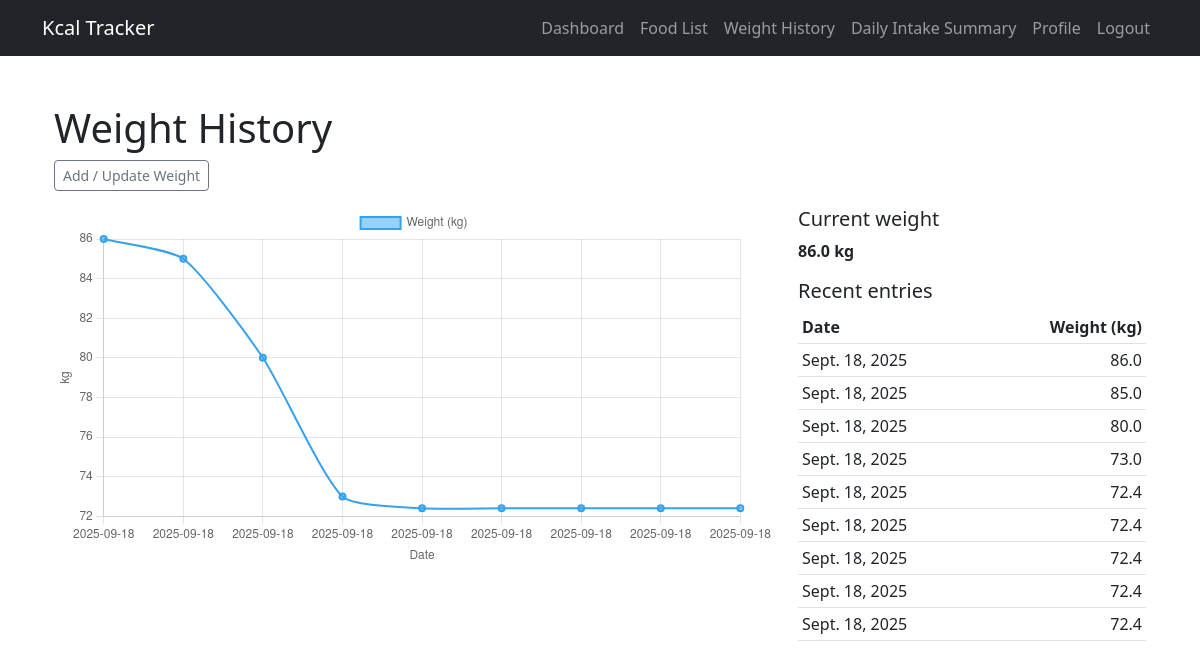
Page /tracker/history/ (signed in) on the committed database.
### tracker/models.py (models this page shows, shortened)
class Profile(models.Model):
    SEX_CHOICES = (
        ('M', 'Male'),
        ('F', 'Female'),
    )
    GOAL_CHOICES = (
        ('lose', 'Lose Weight'),
        ('maintain', 'Maintain'),
        ('gain', 'Gain Weight'),
    )
    user = models.OneToOneField(User, on_delete=models.CASCADE)
    age = models.PositiveIntegerField(default=20)
    sex = models.CharField(max_length=1, choices=SEX_CHOICES, default='M')
    height_cm = models.FloatField(default=170)
    weight_kg = models.FloatField(default=65)
    activity_factor = models.FloatField(default=1.4)  # 1.2 sedentary → 1.9 very active
    goal = models.CharField(max_length=10, choices=GOAL_CHOICES, default='maintain')

class WeightEntry(models.Model):
    user = models.ForeignKey(User, on_delete=models.CASCADE, related_name='weight_entries')
    weight_kg = models.FloatField()
    recorded_at = models.DateTimeField(default=timezone.now)
    class Meta:
        ordering = ['-recorded_at']  # newest first

### tracker/views.py (the view)
# urls.py: path('history/', views.weight_history, name='weight_history'),
@login_required
def weight_history(request):
    entries = WeightEntry.objects.filter(user=request.user).order_by('-recorded_at')  # oldest -> newest for chart
    labels = [e.recorded_at.date().isoformat() for e in entries]  # 'YYYY-MM-DD'
    data = [round(e.weight_kg, 2) for e in entries]
    return render(request, 'history/weight_history.html', {
        'entries': entries,
        'labels_json': json.dumps(labels),
        'data_json': json.dumps(data),
        'current_weight': getattr(request.user, 'profile', None).weight_kg if hasattr(request.user, 'profile') else None,
    })

### tracker/templates/history/weight_history.html (shortened to what this page needs)
{% extends "base.html" %}
{% block content %}
<div class="container py-4">
  <h1>Weight History</h1>
  <p>
    <a class="btn btn-sm btn-outline-secondary" href="{% url 'update_weight' %}">Add / Update Weight</a>
  </p>
  <div class="row">
    <div class="col-md-8">
      <canvas id="weightChart" width="600" height="300"></canvas>
    </div>
    <div class="col-md-4">
      <h5>Current weight</h5>
      <p><strong>{{ current_weight|default:"—" }} kg</strong></p>
      <h5>Recent entries</h5>
      <table class="table table-sm">
        <thead>
          <tr><th>Date</th><th class="text-end">Weight (kg)</th></tr>
        </thead>
        <tbody>
          {% for e in entries|slice:":20" %}
            <tr>
              <td>{{ e.recorded_at.date }}</td>
              <td class="text-end">{{ e.weight_kg|floatformat:1 }}</td>
            </tr>
          {% empty %}
            <tr><td colspan="2">No entries yet.</td></tr>
          {% endfor %}
        </tbody>
      </table>
    </div>
  </div>
</div>
<script>
  // get data passed from view
  const labels = {{ labels_json|safe }};
  const data = {{ data_json|safe }};
  const ctx = document.getElementById('weightChart').getContext('2d');
  // if no data, show a placeholder message
  if (!labels.length) {
    ctx.font = '16px Arial';
    ctx.fillText('No weight entries yet. Use "Add / Update Weight".', 10, 50);
  } else {
    new Chart(ctx, {
      type: 'line',
      data: {
        labels: labels,
        datasets: [{
          label: 'Weight (kg)',
          data: data,
          fill: false,
          tension: 0.2,
          borderWidth: 2
        }]
      },
      options: {
        responsive: true,
        scales: {
          x: { display: true, title: { display: true, text: 'Date' } },
          y: { display: true, title: { display: true, text: 'kg' } }
        }
      }
    });
  }
</script>
{% endblock %}

### rows in the picture
Profile: weight_kg "86.0"
WeightEntry: recorded_at "Sept. 18, 2025", weight_kg "86.0"
WeightEntry: recorded_at "Sept. 18, 2025", weight_kg "85.0"
WeightEntry: recorded_at "Sept. 18, 2025", weight_kg "80.0"
WeightEntry: recorded_at "Sept. 18, 2025", weight_kg "73.0"
WeightEntry: recorded_at "Sept. 18, 2025", weight_kg "72.4"
WeightEntry: recorded_at "Sept. 18, 2025", weight_kg "72.4"
WeightEntry: recorded_at "Sept. 18, 2025", weight_kg "72.4"
WeightEntry: recorded_at "Sept. 18, 2025", weight_kg "72.4"
WeightEntry: recorded_at "Sept. 18, 2025", weight_kg "72.4"

### other values in the picture
chart data {{ labels_json|safe }} ["2025-09-18", "2025-09-18", "2025-09-18", "2025-09-18", "2025-09-18", "2025-09-18", "2025-09-18", "2025-09-18", "2025-09-18"]
chart data {{ data_json|safe }} [86.0, 85.0, 80.0, 73.0, 72.4, 72.4, 72.4, 72.4, 72.4]
